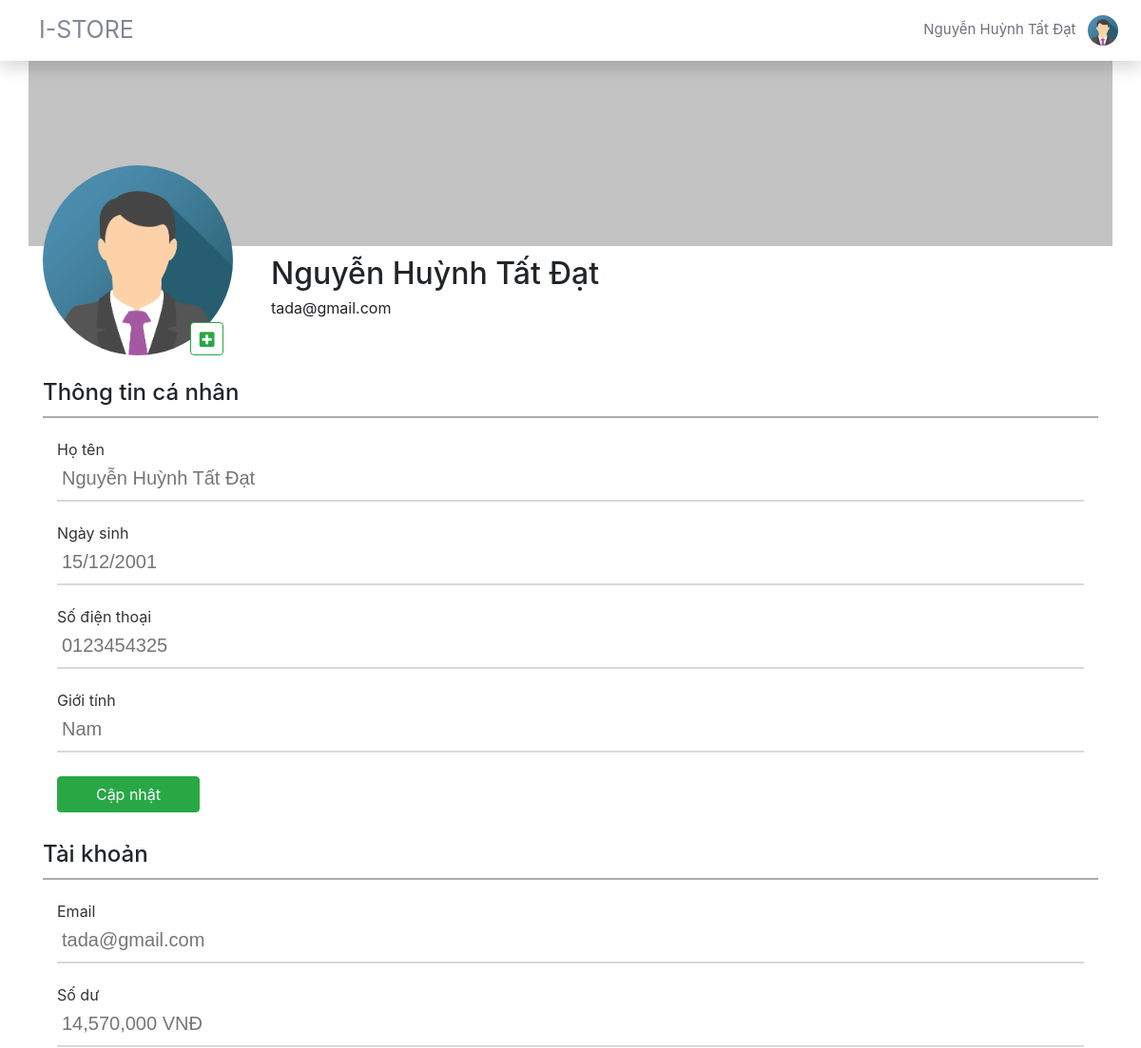
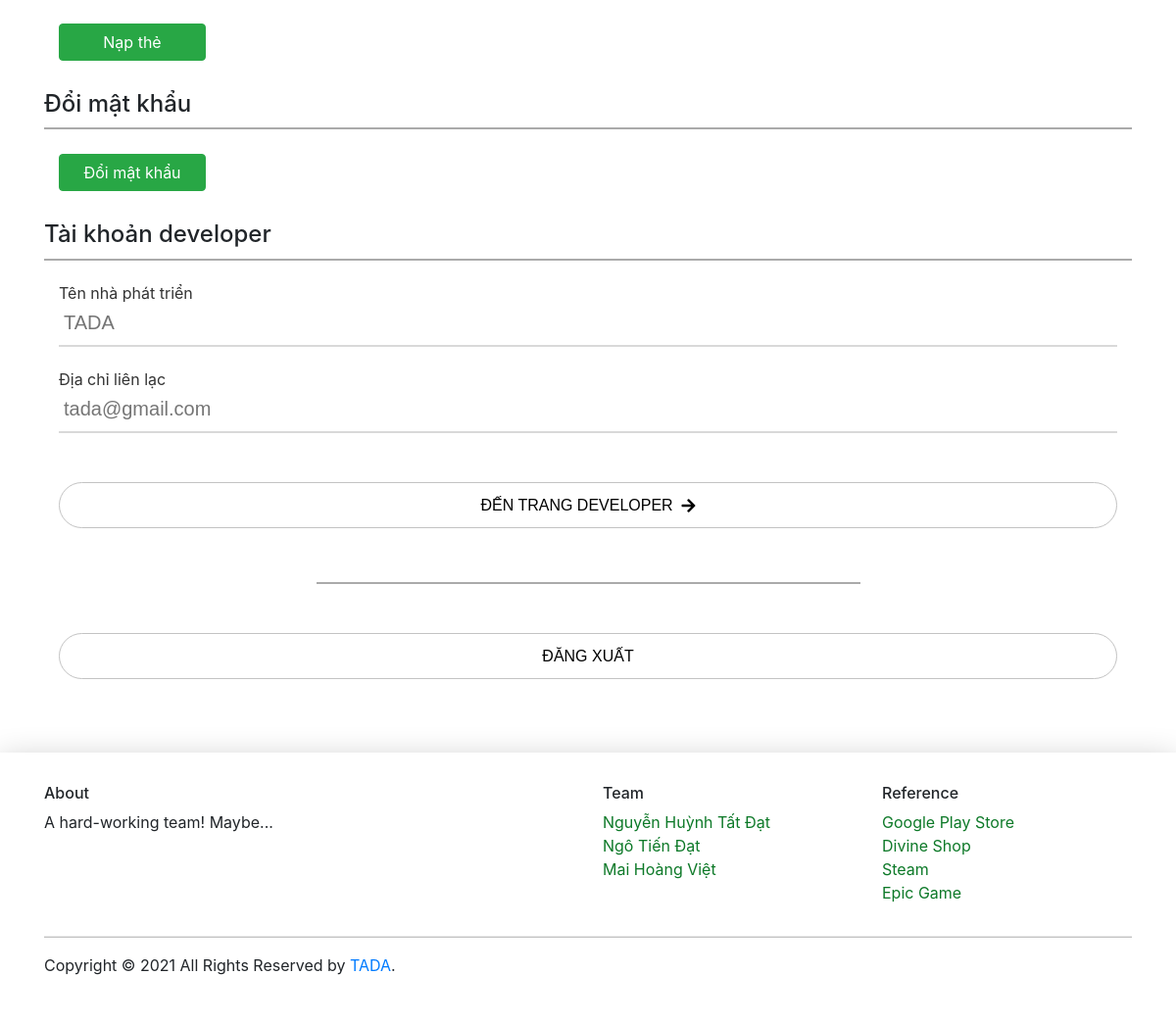
The app's page /profile.php (signed in) with its own data (2 pictures, top to bottom).
### tables this page shows
CREATE TABLE `user` (
  `id_user` int(11) NOT NULL,
  `email` varchar(100) NOT NULL,
  `password` varchar(255) NOT NULL,
  `name` varchar(60) NOT NULL,
  `birthdate` date NOT NULL,
  `phone` varchar(10) NOT NULL,
  `gender` varchar(5) NOT NULL,
  `avatar` varchar(255) NOT NULL,
  `role` varchar(20) NOT NULL,
  `money` decimal(10,0) NOT NULL,
  `dev_email` varchar(100) NOT NULL,
  `dev_name` varchar(100) NOT NULL,
  `id_card_front` varchar(255) NOT NULL,
  `id_card_back` varchar(255) NOT NULL,
  `token` varchar(32) NOT NULL,
  `activate` int(11) NOT NULL
);

### dbconnection.php (called while the page is built, shortened)
<?php
function OPEN_DB(){
    $conn = new mysqli(HOST,USER,PASSWORD,DB);
    mysqli_query($conn,"SET NAMES 'UTF8'");
    return $conn;
}
function GetUserProfileById($userId){
    $query = "SELECT * FROM user WHERE id_user = ?";
    $conn = OPEN_DB();
    $stm = $conn->prepare($query);
    $stm->bind_param('s', $userId);
    if(!$stm->execute()){
        return null;
    }
    $result = $stm->get_result();
    $data = $result->fetch_assoc();
    return $data;
}
?>

### profile.php (the view, shortened to what this page needs)
<?php
    $userId = $_SESSION['id_user'];
    require_once('dbconnection.php');
    $data = GetUserProfileById($userId);
?>
<!DOCTYPE html>
<html lang="en">
<head>
    <link rel="stylesheet" href="https://cdn.jsdelivr.net/npm/bootstrap@4.6.0/dist/css/bootstrap.min.css">
    <link rel="stylesheet" href="https://cdnjs.cloudflare.com/ajax/libs/font-awesome/5.15.1/css/all.min.css" />
    <link rel="stylesheet" href="./libs/style.css">
</head>
<body>
    <?php
        require_once('user-header.php');
    ?>
    <div class="container pad-0">
        <div class="big-panel pad-y-10">
            <div class="row user-info-panel mar-y-25">
                <div class="d-flex justify-content-center col-lg-2 mar-l-50 pad-t-75">
                    <img src="<?php echo $data['avatar']?>" alt="Avatar" class="user-avatar">
                    <div class="align-self-end btn-add-avatar">
                        <button id="add-avatar-btn" class="pad-0 btn btn-outline-success btn-square fas">&#xf0fe;</button>
                    </div>
                </div>
                <div class="mar-l-10 col-lg-5 col-12">
                    <div class="user-first-info">
                        <h2><?php echo $data['name'] ?></h2>
                        <h6 class="font-weight-normal"><?php echo $data['email'] ?></h6>
                    </div>
                </div>
            </div>
        </div>
    </div>
    <div class="container user-info-contain">
        <h4>Thông tin cá nhân</h4>
        <div class="horizontal-divider"></div>
        <div class="container user-info-detail">
            <div class="row mar-t-25">
                <div class="col-12">
                    <div class="input-frame fas">
                        <label class="input-label mar-0 pad-0" for="name">Họ tên</label>
                        <input class="input-box pad-x-5" type="text" name="name" id="name" placeholder="<?php echo $data['name'] ?>" disabled>
                    </div>
                </div>
            </div>
            <div class="row mar-t-25">
                <div class="col-12">
                    <div class="input-frame fas">
                        <label class="input-label mar-0 pad-0" for="birthdate">Ngày sinh</label>
                        <input class="input-box pad-x-5" type="text" name="birthdate" id="bỉthdate" placeholder="<?php echo date("d/m/Y", strtotime($data['birthdate'])); ?>" disabled>
                    </div>
                </div>
            </div>
            <div class="row mar-t-25">
                <div class="col-12">
                    <div class="input-frame fas">
                        <label class="input-label mar-0 pad-0" for="phone">Số điện thoại</label>
                        <input class="input-box pad-x-5" type="text" name="phone" id="phone" placeholder="<?php echo $data['phone'] ?>" disabled>
                    </div>
                </div>
            </div>
            <div class="row mar-t-25">
                <div class="col-12">
                    <div class="input-frame fas">
                        <label class="input-label mar-0 pad-0" for="gender">Giới tính</label>
                        <input class="input-box pad-x-5" type="text" name="gender" id="gender" placeholder="<?php echo $data['gender'] ?>" disabled>
                    </div>
                </div>
            </div>
            <div class="row mar-t-25">
                <div class="col-12">
                    <button type="button" class="btn btn-success d-block width-150" id="update-info-btn">Cập nhật</button>
                </div>
            </div>
        </div>
    </div>
    <div class="container user-account-contain">
        <h4>Tài khoản</h4>
        <div class="horizontal-divider"></div>
        <div class="container user-info-detail">
            <div class="row mar-t-25">
                <div class="col-12">
                    <div class="input-frame fas">
                        <label class="input-label mar-0 pad-0" for="email">Email</label>
                        <input class="input-box pad-x-5" type="text" name="email" id="email" placeholder="<?php echo $data['email'] ?>" disabled>
                    </div>
                </div>
            </div>
            <div class="row mar-t-25">
                <div class="col-12">
                    <div class="input-frame fas">
                        <label class="input-label mar-0 pad-0" for="sodu">Số dư</label>
                        <input class="input-box pad-x-5" type="text" name="sodu" id="sodu" placeholder="<?php echo number_format($data['money']); ?> VNĐ" disabled>
                    </div>
                </div>
            </div>
            <div class="row mar-t-25">
                <div class="col-12">
                    <button type="button" class="btn btn-success d-block width-150" id="napthe-btn">Nạp thẻ</button>
                </div>
            </div>
        </div>
    </div>
    <div class="container user-account-contain mar-b-25">
        <h4>Đổi mật khẩu</h4>
        <div class="horizontal-divider"></div>
        <div class="container user-info-detail">
            <div class="row mar-t-25">
                <div class="col-12">
                    <button type="button" class="btn btn-success d-block width-150" id="update-password-btn">Đổi mật khẩu</button>
                </div>
            </div>
        </div>
    </div>
    <div class="container user-account-contain">
        <h4>Tài khoản developer</h4>
        <div class="horizontal-divider"></div>
        <div class="container user-info-detail">
        <?php
            if($data['role'] == 'user'){
        ?>
            <div class="row mar-t-25">
                <div class="col-12">
                    <h6>Bạn có muốn đưa ứng dụng của mình lên cửa hàng. Hãy đăng ký tài khoản developer ngay.</h6>
                    <small>Chi phí đăng ký 500.000đ</small>
                    <button type="buton" class="btn btn-success d-block width-150" id="signup-developer-btn">Kích hoạt</button>
        <?php
            }
            else{
        ?>
            <div class="row mar-t-25">
                <div class="col-12">
                    <div class="input-frame fas">
                        <label class="input-label mar-0 pad-0" for="dev-name">Tên nhà phát triển</label>
                        <input class="input-box pad-x-5" type="text" name="devname" id="devname" placeholder="<?php echo $data['dev_name'] ?>" disabled>
                    </div>
                </div>
            </div>
            <div class="row mar-t-25">
                <div class="col-12">
                    <div class="input-frame fas">
                        <label class="input-label mar-0 pad-0" for="devemail">Địa chỉ liên lạc</label>
                        <input class="input-box pad-x-5" type="text" name="devemail" id="devemail" placeholder="<?php echo $data['dev_email'] ?>" disabled>
                    </div>
                </div>
            </div>
            <div class="row mar-t-25">
                <div class="col-12">
                    <div class="container-login-button mar-y-25">
                        <div class="wrap-login-button">
                            <a href="dev/developer.php">
                                <button class="login-button">Đến trang developer  &nbsp;<i class="fas fa-arrow-right"></i></button>
                            </a>
                        </div>
                    </div>
                <?php
                    }
                ?>
                </div>
            </div>
        </div>
    </div>
    <div class="container user-account-contain">
        <div class="horizontal-divider w-50 mx-auto"></div>
        <div class="container user-info-detail">
            <div class="row mar-t-25">
                <div class="col-12">
                    <div class="container-login-button mar-y-25">
                        <div class="wrap-login-button">
                            <a class="logout-link" href="logout.php">
                                <button class="logout-button" >Đăng xuất</button>
                            </a>
                        </div>
                    </div>
                </div>
            </div>
        </div>
    </div>
    <?php
        require_once('footer.php');
    ?>
</body>
</html>

### user-header.php (shortened to what this page needs)
<nav class="navbar navbar-expand bg-white topbar static-top shadow">
    <a class="navbar-brand font-sz-25 mar-l-25 text-gray-6" href="trang-chu.php">I-STORE</a>
    <ul class="navbar-nav ml-auto">
        <li class="nav-item dropdown no-arrow">
            <a class="nav-link dropdown-toggle" href="#" id="userDropdown" role="button"
                data-toggle="dropdown" aria-haspopup="true" aria-expanded="false">
                <span class="mr-2 d-none d-lg-inline font-sz-15 text-gray-7"><?php echo $data['name'] ?></span>
                <img class="user-avatar-small" src="<?php echo $data['avatar'] ?>">
            </a>
        </li>
    </ul>
</nav>

### libs/style.css (style rules this page uses)
* { margin: 0; padding: 0; box-sizing: border-box; }
.input-frame { width: 100%; border-bottom: solid 2px #d9d9d9; position: relative; }
.input-label { font-family: -apple-system, BlinkMacSystemFont, 'Segoe UI', Roboto, Oxygen, Ubuntu, Cantarell, 'Open Sans', 'Helvetica Neue', sans-serif; font-size: 12px; color: #333; padding-left: 5px; font-weight: 400 !important; }
.input-box { font-family: Arial, Helvetica, sans-serif; font-size: 15px; width: 100%; line-height: 1; display: block; height: 45px; }
.input-box { outline: none; border: none; }
.container-login-button { display: flex; flex-wrap: wrap; justify-content: center; }
.wrap-login-button { width: 100%; display: block; position: relative; z-index: 1; border-radius: 25px; overflow: hidden; margin: 0 auto; border: solid 1px #c3c3c3; }
.login-button { font-family: Arial, Helvetica, sans-serif; font-size: 16px; color: #000; line-height: 1.2; text-transform: uppercase; display: -webkit-box; display: -webkit-flex; display: -moz-box; display: -ms-flexbox; display: flex; justify-content: center; align-items: center; padding: 0 20px; width: 100%; height: 45px; }
.logout-button { font-family: Arial, Helvetica, sans-serif; font-size: 16px; color: #000; line-height: 1.2; text-transform: uppercase; display: -webkit-box; display: -webkit-flex; display: -moz-box; display: -ms-flexbox; display: flex; justify-content: center; align-items: center; padding: 0 20px; width: 100%; height: 45px; }
button { outline: none!important; border: none; background: 0 0; }
.mar-0 { margin-top: 0px; margin-bottom: 0px; margin-left: 0px; margin-right: 0px; }
.mar-l-10 { margin-left: 10px; }
.mar-t-25 { margin-top: 25px; }
.mar-b-25 { margin-bottom: 25px; }
.mar-l-25 { margin-left: 25px; }
.mar-y-25 { margin-top: 25px; margin-bottom: 25px; }
.mar-l-50 { margin-left: 50px; }
.pad-0 { padding-top: 0px; padding-bottom: 0px; padding-left: 0px; padding-right: 0px; }
.pad-x-5 { padding-left: 5px; padding-right: 5px; }
.pad-y-10 { padding-top: 10px; padding-bottom: 10px; }
.pad-t-75 { padding-top: 75px; }
.width-150 { width: 150px; }
.font-sz-15 { font-size: 15px; }
.font-sz-25 { font-size: 25px; }
.text-gray-6 { color: #858796 !important; }
.text-gray-7 { color: #6e707e !important; }
.big-panel { height: 100%; background-color: #c3c3c3; }
.user-info-panel { height: 125px; }
.user-avatar { vertical-align: middle; width: 200px; height: 200px; border-radius: 50% !important; z-index: 1; }
.user-avatar-small { width: 2rem; height: 2rem; border-radius: 50% !important; }
.btn-add-avatar { position: relative; left: -45px; z-index: 1; }
.btn-outline-success { background-color: white; font-size: 12px; }
.btn-square { height: 35px !important; width: 35px !important; font-size: 18px; }
.horizontal-divider { margin-top: 10px; margin-bottom: 10px; border: 0; border-top: 2px solid #aaaaaa; }
@media (min-width:992px) { .user-first-info { margin-top: 25px; padding-top: 145px; } }
@media (min-width:992px) { .user-info-contain { margin-top: 140px; } }
@media (min-width:992px) { .user-account-contain { margin-top: 30px; } }
.user-info-detail label { font-size: 16px; }
.user-info-detail input { font-size: 20px; }
.user-info-detail input:disabled { background-color: white; }
.dropdown.no-arrow .dropdown-toggle::after { display: none; }
.d-flex { display: flex; }

### records on screen
user: name "Nguyễn Huỳnh Tất Đạt", avatar (picture), email "tada@gmail.com", birthdate "15/12/2001", phone "0123454325", gender "Nam", sodu "14,570,000 VNĐ", devname "TADA", devemail "tada@gmail.com"
